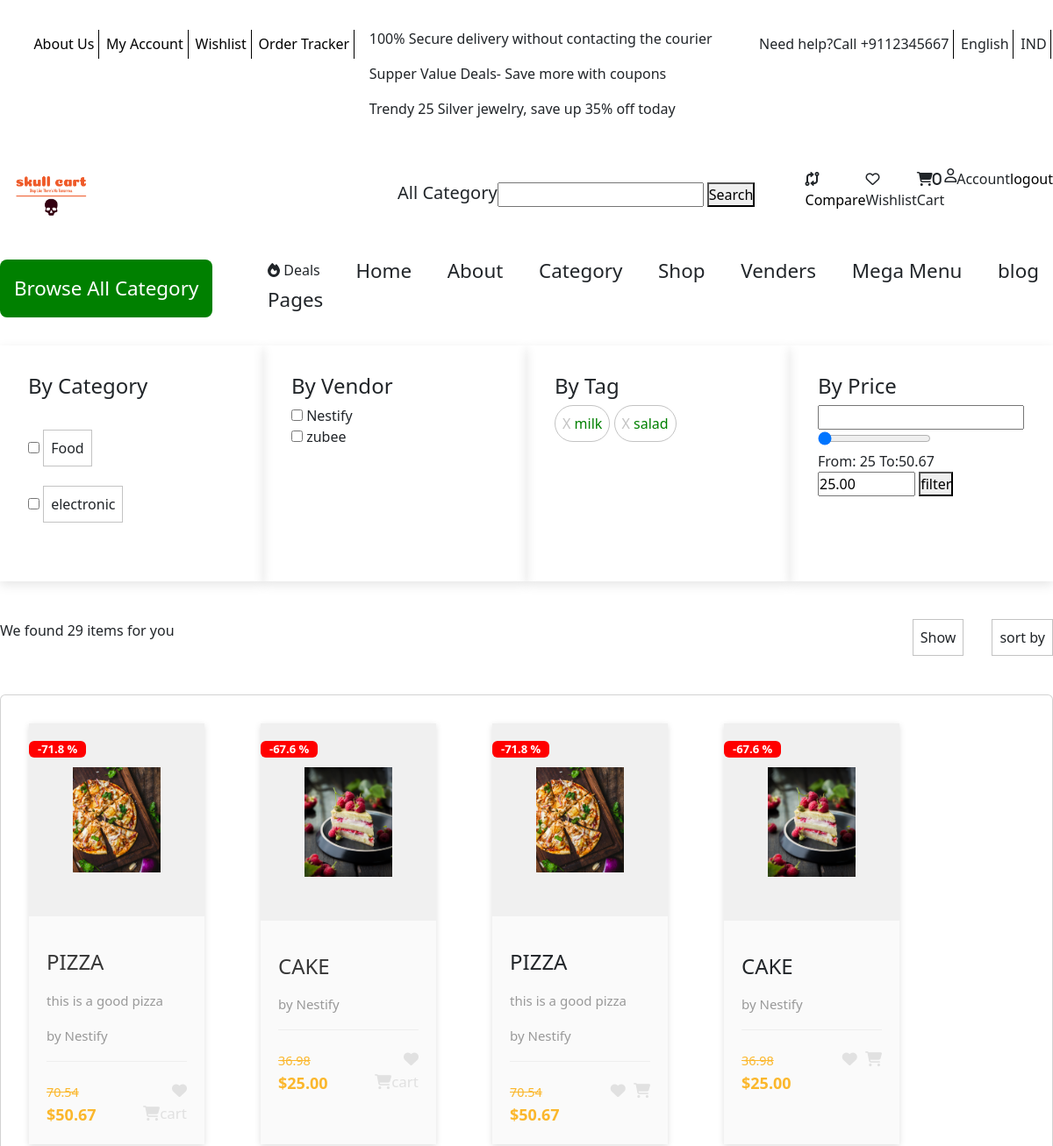
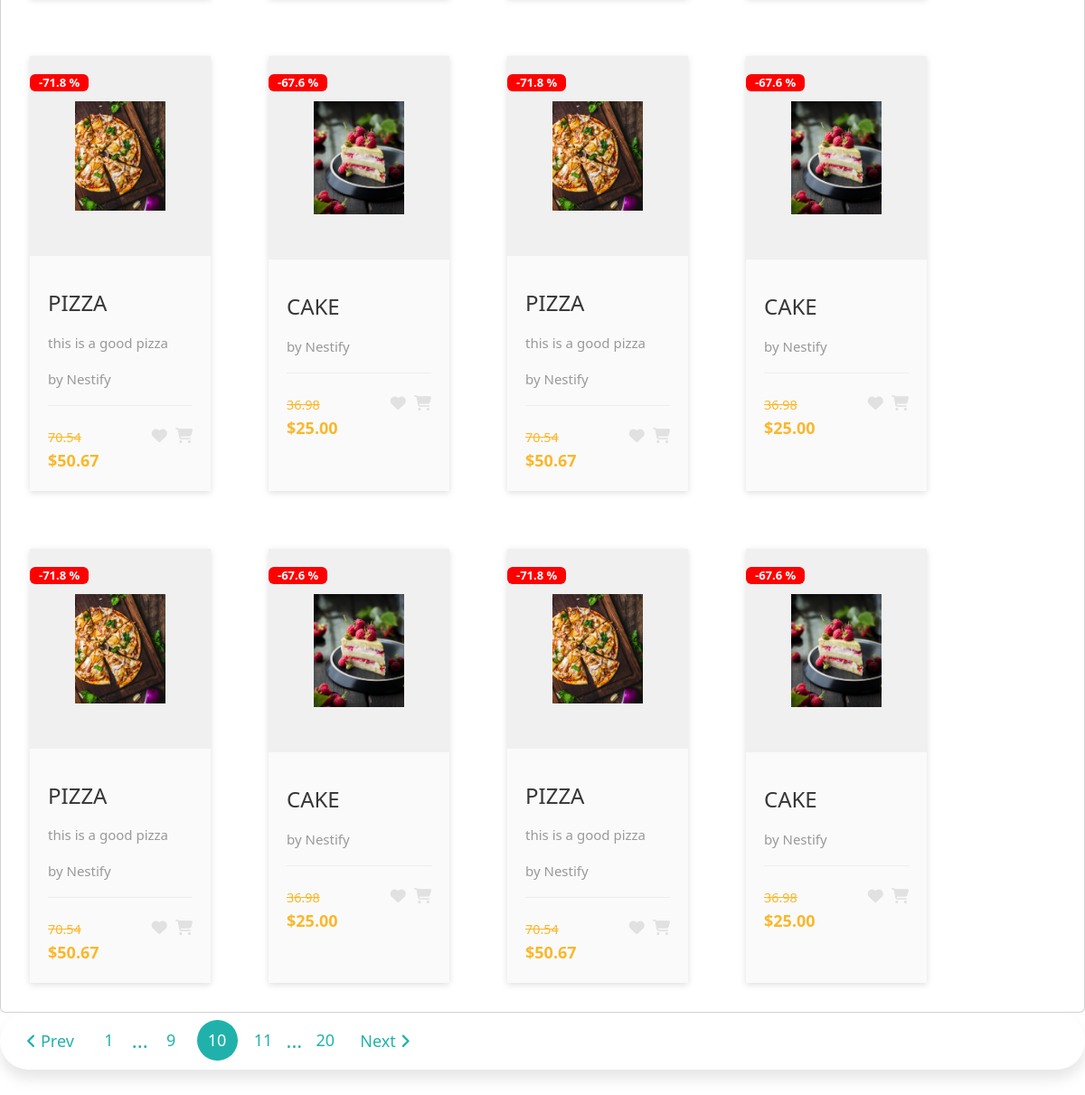
/products/ (signed in), run on the app's committed database (2 pictures, top to bottom).
### core/models.py (models this page shows, shortened)
class Category(models.Model):
    cid = ShortUUIDField(unique=True, length=10, max_length=30, prefix='cat',alphabet="abcdefgh12345")
    title = models.CharField(max_length=100, default="Food")
    image = models.ImageField(upload_to="category", default='category.jpg')
    class Meta:
        verbose_name_plural = "Categories"

class Vendor(models.Model):
    vid = ShortUUIDField(unique=True, length=10, max_length=30, prefix='ven',alphabet="abcdefgh12345")
    title = models.CharField(max_length=100, default="Nestify")
    image = models.ImageField(upload_to=user_directory_path, default='vendor.jpg')
    cover_image = models.ImageField(upload_to=user_directory_path, default='vendor.jpg')
    description = RichTextUploadingField(null=True, blank=True, default="I am a amzaing vendor")
    address = models.CharField(max_length=100, default="123 timbaktoo")
    contact = models.CharField(max_length=100, default="+91-5679834245")
    chat_resp_time = models.CharField(max_length=100, default="100")
    shipping_on_time = models.CharField(max_length=100, default='100')
    authenthic_rateing = models.CharField(max_length=100, default='100')
    days_return = models.CharField(max_length=100, default='100')
    warranty_period = models.CharField(max_length=100, default='100')
    user = models.ForeignKey(User , on_delete=models.SET_NULL, null = True)
    date = models.DateTimeField(auto_now_add=True,null=True, blank=True)
    class Meta:
        verbose_name_plural = "Vendors"

class Product(models.Model):
    pid = ShortUUIDField(unique=True, length=10, max_length=30,alphabet="abcdefgh12345")
    user = models.ForeignKey(User , on_delete=models.SET_NULL, null = True)
    category = models.ForeignKey(Category,on_delete=models.SET_NULL, null = True)
    vendor = models.ForeignKey(Vendor,on_delete=models.SET_NULL, null = True,related_name="product")
    title = models.CharField(max_length=100, default="Product")
    image = models.ImageField(upload_to=user_directory_path, default='product.jpg')
    description = RichTextUploadingField(null=True, blank=True, default="this is product")
    price = models.DecimalField(max_digits=99999999, decimal_places=2, default='1.99')
    old_price = models.DecimalField(max_digits=99999999, decimal_places=2, default='2.99')
    specifications = models.TextField(null=True, blank=True, )
    type = models.CharField(max_length=100, default="Organic" ,null = True,blank=True)
    stock_count = models.CharField(max_length=100, default="10",null = True,blank=True)
    life = models.CharField(max_length=100, default="100",null = True,blank=True)
    mfd = models.DateTimeField(auto_now_add=False , null = True,blank=True)
    tags = TaggableManager( blank=True)
    product_status = models.CharField(choices=STATUS,max_length=10,default="in_review")
    status = models.BooleanField(default=True)
    in_stock = models.BooleanField(default=True)
    featured = models.BooleanField(default=False)
    digital = models.BooleanField(default=False)
    sku = ShortUUIDField(unique=True, length=10, max_length=30, prefix="sku" ,alphabet="1234567890")
    date = models.DateTimeField(auto_now_add=True)
    update = models.DateTimeField(null=True, blank=True)
    class Meta:
        verbose_name_plural = "Products"
    def get_percentage(self):
        new_price = (self.price/self.old_price)*100
        return new_price

### core/views.py (the view)
# urls.py: path("products/",product_list_view,name='product_list'),
def product_list_view(request):
    products = Product.objects.filter(product_status='published')
    context= {
        "products":products
    }
    return render(request,'core/product-list.html',context)

### core/context_processor.py (called while the page is built)
def default(request):
    categories = Category.objects.all()
    vendors = Vendor.objects.all()
    min_max_price = Product.objects.aggregate(Min("price"),Max("price"))
    print(request.user)
    try:
        address = Address.objects.filter(user = request.user.id).first()
    except:
        address = None
    return {
        'categories' : categories,
        'address':address,
        'vendors':vendors,
        'min_max_price':min_max_price,
    }

### userauths/models.py (called while the page is built)
    def __str__(self):
        return self.username

### templates/core/product-list.html (shortened to what this page needs)
{% extends "partials/base.html" %}
{% load static %}
{% block content %}
    <div class="filter">
        <div class="filter-m">
            <div class="by-category">
                <h4>By Category</h4>
                <div>
                    {% for c in categories %}
                    <input type="checkbox" name="checkbox" class="filter-checkbox" data-filter="category" id="" value="{{c.id}}">
                    <label for="a"><div>{{ c.title }}</div></label> <br>
                    {% endfor %}
                </div>
            </div>
            <div class="by-vendor">
                <h4>By Vendor</h4>
                <div>
                    <form action=".">
                        {% for v in vendors %}
                            <input type="checkbox" class="filter-checkbox" data-filter="vendor" value="{{c.id}}">
                            <label for="a">{{ v.title }}</label> <br>
                        {% endfor %}
                    </form>
                </div>
            </div>
            <div class="by-tag">
                <h4>By Tag</h4>
                <div>
                    <div><span>X</span> milk</div>
                    <div><span>X</span> salad</div>
                </div>
            </div>
            <div class="by-price">
                <h4 >By Price</h4>
                <input type="text" id="test">
                <div>
                        <input type="range" id="range" value="{{ min_max_price.price__min|floatformat:2 }}"  class="slider-range"  min="{{ min_max_price.price__min|floatformat:2 }}" max="{{ min_max_price.price__max|floatformat:2 }}" oninput="max_price.value=this.value">
                        <div><span>From: {{ min_max_price.price__min }}</span> <span>To:{{ min_max_price.price__max|floatformat:2 }}</span></div>
                        <input type="number" name="" value="{{ min_max_price.price__min|floatformat:2 }}"  id="max_price" min="{{ min_max_price.price__min|floatformat:2 }}" max="{{ min_max_price.price__max|floatformat:2 }}" placeholder="Current Price" onkeyup="range.value=this.value">
                        <button  id="price-filter-btn" type="button">filter</button>
                </div>
            </div>
        </div>
    </div>
    <div class="prod-info">
        <p>We found 29 items for you </p>
        <div>
            <div>Show</div>
            <div>sort by</div>
        </div>
    </div>
    <div class="prod-list">
        <div class="card" id="filtered-product">
            {% for product in products %}
                <div class="product-card">
                    <div class="badge">-{{ product.get_percentage|floatformat }} %</div>
                    <div class="product-tumb">
                        <img src="{{ product.image.url }}" alt="{{ product.title }}">
                    </div>
                    <div class="product-details">
                        <h4><a href="{% url 'core:product_detail' product.pid %}">{{ product.title }}</a></h4>
                        <p>{{ product.description }}</p>
                        <p>by {{ product.vendor.title }}</p>
                        <div class="product-bottom-details">
                            <div class="product-price"><small>{{ product.old_price }}</small>${{ product.price }}</div>
                            <div class="product-links">
                                <a href=""><i class="fa fa-heart"></i> </a>
                                <a href=""><i class="fa fa-shopping-cart"></i>cart</a>
                            </div>
                        </div>
                    </div>
                </div>
            {% endfor %}
            {% for product in products %}
                <div class="product-card">
                    <div class="badge">-{{ product.get_percentage|floatformat }} %</div>
                    <div class="product-tumb">
                        <img src="{{ product.image.url }}" alt="{{ product.title }}">
                    </div>
                    <div class="product-details">
                        <h4><a >{{ product.title }} </a></h4>
                        <p>{{ product.description }}</p>
                        <p>by {{ product.vendor.title }}</p>
                        <div class="product-bottom-details">
                            <div class="product-price"><small>{{ product.old_price }}</small>${{ product.price }}</div>
                            <div class="product-links">
                                <a href=""><i class="fa fa-heart"></i></a>
                                <a href=""><i class="fa fa-shopping-cart"></i></a>
                            </div>
                        </div>
                    </div>
                </div>
            {% endfor %}
            {% for product in products %}
                <div class="product-card">
                    <div class="badge">-{{ product.get_percentage|floatformat }} %</div>
                    <div class="product-tumb">
                        <img src="{{ product.image.url }}" alt="{{ product.title }}">
                    </div>
                    <div class="product-details">
                        <h4><a href="">{{ product.title }}</a></h4>
                        <p>{{ product.description }}</p>
                        <p>by {{ product.vendor.title }}</p>
                        <div class="product-bottom-details">
                            <div class="product-price"><small>{{ product.old_price }}</small>${{ product.price }}</div>
                            <div class="product-links">
                                <a href=""><i class="fa fa-heart"></i></a>
                                <a href=""><i class="fa fa-shopping-cart"></i></a>
                            </div>
                        </div>
                    </div>
                </div>
            {% endfor %}
            {% for product in products %}
                <div class="product-card">
                    <div class="badge">-{{ product.get_percentage|floatformat }} %</div>
                    <div class="product-tumb">
                        <img src="{{ product.image.url }}" alt="{{ product.title }}">
                    </div>
                    <div class="product-details">
                        <h4><a href="">{{ product.title }}</a></h4>
                        <p>{{ product.description }}</p>
                        <p>by {{ product.vendor.title }}</p>
                        <div class="product-bottom-details">
                            <div class="product-price"><small>{{ product.old_price }}</small>${{ product.price }}</div>
                            <div class="product-links">
                                <a href=""><i class="fa fa-heart"></i></a>
                                <a href=""><i class="fa fa-shopping-cart"></i></a>
                            </div>
                        </div>
                    </div>
                </div>
            {% endfor %}
            {% for product in products %}
                <div class="product-card">
                    <div class="badge">-{{ product.get_percentage|floatformat }} %</div>
                    <div class="product-tumb">
                        <img src="{{ product.image.url }}" alt="{{ product.title }}">
                    </div>
                    <div class="product-details">
                        <h4><a href="">{{ product.title }}</a></h4>
                        <p>{{ product.description }}</p>
                        <p>by {{ product.vendor.title }}</p>
                        <div class="product-bottom-details">
                            <div class="product-price"><small>{{ product.old_price }}</small>${{ product.price }}</div>
                            <div class="product-links">
                                <a href=""><i class="fa fa-heart"></i></a>
                                <a href=""><i class="fa fa-shopping-cart"></i></a>
                            </div>
                        </div>
                    </div>
                </div>
            {% endfor %}
            {% for product in products %}
                <div class="product-card">
                    <div class="badge">-{{ product.get_percentage|floatformat }} %</div>
                    <div class="product-tumb">
                        <img src="{{ product.image.url }}" alt="{{ product.title }}">
                    </div>
                    <div class="product-details">
                        <h4><a href="">{{ product.title }}</a></h4>
                        <p>{{ product.description }}</p>
                        <p>by {{ product.vendor.title }}</p>
                        <div class="product-bottom-details">
                            <div class="product-price"><small>{{ product.old_price }}</small>${{ product.price }}</div>
                            <div class="product-links">
                                <a href=""><i class="fa fa-heart"></i></a>
                                <a href=""><i class="fa fa-shopping-cart"></i></a>
                            </div>
                        </div>
                    </div>
                </div>
            {% endfor %}
        </div>
    </div>
    <div class="pagination">
        <ul>  </ul>
      </div>
{% endblock %}

### static/css/header.css (style rules this page uses)
* { padding: 0; margin: 0; box-sizing: border-box; }
body { max-width: 1400px; margin: auto; }
a { color: black; text-decoration: none; }

### static/css/home.css (style rules this page uses)
.product-card { width: 200px; position: relative; box-shadow: 0 2px 7px #dfdfdf; margin-inline: 2rem; margin-block: 2rem; background: #fafafa; }
.badge { position: absolute; left: 0; top: 20px; text-transform: uppercase; font-size: 13px; font-weight: 700; background: red; color: #fff; padding: 3px 10px; }
.product-tumb { display: flex; align-items: center; justify-content: center; padding: 50px; background: #f0f0f0; }
.product-tumb img { max-width: 100%; max-height: 100%; }
.product-details { padding: 20px; }
.product-details h4 a { font-weight: 500; display: block; margin-bottom: 18px; text-transform: uppercase; color: #363636; text-decoration: none; transition: 0.3s; }
.product-details p { font-size: 15px; line-height: 22px; margin-bottom: 18px; color: #999; }
.product-bottom-details { overflow: hidden; border-top: 1px solid #eee; padding-top: 20px; }
.product-bottom-details div { float: left; width: 50%; }
.product-price { font-size: 18px; color: #fbb72c; font-weight: 600; }
.product-price small { font-size: 80%; font-weight: 400; text-decoration: line-through; display: inline-block; margin-right: 5px; }
.product-links { text-align: right; }
.product-links a { display: inline-block; margin-left: 5px; color: #e1e1e1; transition: 0.3s; font-size: 17px; }

### static/css/product.css (style rules this page uses)
.filter-m { display: flex; justify-content: space-between; }
.filter-m > div { width: 20rem; box-shadow: rgba(0, 0, 0, 0.1) 0px 4px 12px; padding: 2rem; }
.by-category > div { margin-block: 1.5rem; }
.by-category div div { border: 1px solid rgba(128, 128, 128, 0.475); padding: 0.5rem; margin-block: .7rem; }
.by-tag div div { padding: .5rem; border-radius: 23px; color: green; font-weight: 500; border: 1px solid rgba(128, 128, 128, 0.475); display: inline-block; }
.by-tag div div span { color: rgba(128, 128, 128, 0.475); }
.prod-info { display: flex; justify-content: space-between; margin-block: 2rem; }
.prod-info p { display: flex; flex-direction: column; justify-content: center; }
.prod-info > div { display: flex; gap: 2rem; }
.prod-info > div div { border: 1px solid rgba(128, 128, 128, 0.475); padding: 0.5rem; margin-block: .7rem; }
.prod-list .card { display: flex; flex-direction: row; flex-wrap: wrap; }
.pagination ul { width: 100%; display: flex; flex-wrap: wrap; background: #fff; padding: 8px; border-radius: 50px; box-shadow: 0px 10px 15px rgba(0,0,0,0.1); }

### data on the page
Category: title "Food"
Category: title "electronic"
Vendor: title "Nestify"
Vendor: title "zubee"
Product: get_percentage "71.8", image (picture), title "PIZZA", description "this is a good pizza", vendor "Nestify", old_price "70.54", price "50.67"
Product: get_percentage "67.6", image (picture), title "CAKE", vendor "Nestify", old_price "36.98", price "25.00"

### other printed values
{{ request.session.cart_data_obj|length }} "0"
{{ min_max_price.price__min }} "25"
{{ min_max_price.price__max|floatformat:2 }} "50.67"
